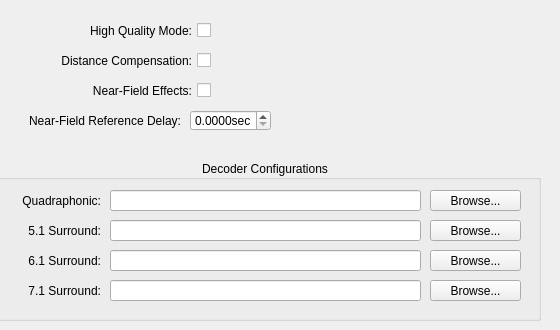
    <widget class="QWidget" name="tab_6">
     <attribute name="title">
      <string>Renderer</string>
     </attribute>
     <widget class="QCheckBox" name="decoderHQModeCheckBox">
      <property name="geometry">
       <rect>
        <x>30</x>
        <y>20</y>
        <width>181</width>
        <height>21</height>
       </rect>
      </property>
      <property name="toolTip">
       <string>Enables high-quality ambisonic rendering. This mode is
capable of frequency-dependent processing, creating a
better reproduction of 3D sound rendering over
surround sound speakers. Enabling this also requires
specifying decoder configuration files for the
appropriate speaker configuration you intend to use.</string>
      </property>
      <property name="layoutDirection">
       <enum>Qt::RightToLeft</enum>
      </property>
      <property name="text">
       <string>High Quality Mode:</string>
      </property>
     </widget>
     <widget class="QCheckBox" name="decoderDistCompCheckBox">
      <property name="geometry">
       <rect>
        <x>30</x>
        <y>50</y>
        <width>181</width>
        <height>21</height>
       </rect>
      </property>
      <property name="toolTip">
       <string>This applies the necessary delays and attenuation
to make the speakers behave as though they are
all equidistant, which is important for proper
playback of 3D sound rendering. Requires the
proper distances to be specified in the decoder
configuration file.</string>
      </property>
      <property name="layoutDirection">
       <enum>Qt::RightToLeft</enum>
      </property>
      <property name="text">
       <string>Distance Compensation:</string>
      </property>
      <property name="tristate">
       <bool>true</bool>
      </property>
     </widget>
     <widget class="QGroupBox" name="groupBox_8">
      <property name="geometry">
       <rect>
        <x>-10</x>
        <y>160</y>
        <width>551</width>
        <height>161</height>
       </rect>
      </property>
      <property name="title">
       <string>Decoder Configurations</string>
      </property>
      <property name="alignment">
       <set>Qt::AlignCenter</set>
      </property>
      <widget class="QLineEdit" name="decoderQuadLineEdit">
       <property name="geometry">
        <rect>
         <x>120</x>
         <y>30</y>
         <width>311</width>
         <height>21</height>
        </rect>
       </property>
      </widget>
      <widget class="QLabel" name="label_25">
       <property name="geometry">
        <rect>
         <x>20</x>
         <y>30</y>
         <width>91</width>
         <height>21</height>
        </rect>
       </property>
       <property name="text">
        <string>Quadraphonic:</string>
       </property>
       <property name="alignment">
        <set>Qt::AlignRight|Qt::AlignTrailing|Qt::AlignVCenter</set>
       </property>
      </widget>
      <widget class="QPushButton" name="decoderQuadButton">
       <property name="geometry">
        <rect>
         <x>440</x>
         <y>30</y>
         <width>91</width>
         <height>21</height>
        </rect>
       </property>
       <property name="text">
        <string>Browse...</string>
       </property>
      </widget>
      <widget class="QLineEdit" name="decoder51LineEdit">
       <property name="geometry">
        <rect>
         <x>120</x>
         <y>60</y>
         <width>311</width>
         <height>21</height>
        </rect>
       </property>
      </widget>
      <widget class="QPushButton" name="decoder51Button">
       <property name="geometry">
        <rect>
         <x>440</x>
         <y>60</y>
         <width>91</width>
         <height>21</height>
        </rect>
       </property>
       <property name="text">
        <string>Browse...</string>
       </property>
      </widget>
      <widget class="QLabel" name="label_26">
       <property name="geometry">
        <rect>
         <x>20</x>
         <y>60</y>
         <width>91</width>
         <height>21</height>
        </rect>
       </property>
       <property name="text">
        <string>5.1 Surround:</string>
       </property>
       <property name="alignment">
        <set>Qt::AlignRight|Qt::AlignTrailing|Qt::AlignVCenter</set>
       </property>
      </widget>
      <widget class="QLabel" name="label_28">
       <property name="geometry">
        <rect>
         <x>20</x>
         <y>90</y>
         <width>91</width>
         <height>21</height>
        </rect>
       </property>
       <property name="text">
        <string>6.1 Surround:</string>
       </property>
       <property name="alignment">
        <set>Qt::AlignRight|Qt::AlignTrailing|Qt::AlignVCenter</set>
       </property>
      </widget>
      <widget class="QLineEdit" name="decoder61LineEdit">
       <property name="geometry">
        <rect>
         <x>120</x>
         <y>90</y>
         <width>311</width>
         <height>21</height>
        </rect>
       </property>
      </widget>
      <widget class="QPushButton" name="decoder61Button">
       <property name="geometry">
        <rect>
         <x>440</x>
         <y>90</y>
         <width>91</width>
         <height>21</height>
        </rect>
       </property>
       <property name="text">
        <string>Browse...</string>
       </property>
      </widget>
      <widget class="QPushButton" name="decoder71Button">
       <property name="geometry">
        <rect>
         <x>440</x>
         <y>120</y>
         <width>91</width>
         <height>21</height>
        </rect>
       </property>
       <property name="text">
        <string>Browse...</string>
       </property>
      </widget>
      <widget class="QLineEdit" name="decoder71LineEdit">
       <property name="geometry">
        <rect>
         <x>120</x>
         <y>120</y>
         <width>311</width>
         <height>21</height>
        </rect>
       </property>
      </widget>
      <widget class="QLabel" name="label_29">
       <property name="geometry">
        <rect>
         <x>20</x>
         <y>120</y>
         <width>91</width>
         <height>21</height>
        </rect>
       </property>
       <property name="text">
        <string>7.1 Surround:</string>
       </property>
       <property name="alignment">
        <set>Qt::AlignRight|Qt::AlignTrailing|Qt::AlignVCenter</set>
       </property>
      </widget>
     </widget>
     <widget class="QCheckBox" name="decoderNFEffectsCheckBox">
      <property name="geometry">
       <rect>
        <x>30</x>
        <y>80</y>
        <width>181</width>
        <height>21</height>
       </rect>
      </property>
      <property name="toolTip">
       <string>Simulates and compensates for low-frequency effects
caused by the curvature of nearby sound-waves, which
creates a more realistic perception of sound distance.
Note that the effect may be stronger or weaker than
intended if the application doesn't use or specify an
appropriate unit scale, or if incorrect speaker distances
are set in the decoder configuration file.</string>
      </property>
      <property name="layoutDirection">
       <enum>Qt::RightToLeft</enum>
      </property>
      <property name="text">
       <string>Near-Field Effects:</string>
      </property>
      <property name="tristate">
       <bool>true</bool>
      </property>
     </widget>
     <widget class="QWidget" name="widget_3" native="true">
      <property name="geometry">
       <rect>
        <x>-10</x>
        <y>110</y>
        <width>281</width>
        <height>21</height>
       </rect>
      </property>
      <property name="toolTip">
       <string>The reference delay value for ambisonic output. When
Channels is set to one of the Ambisonic formats, this
option enables NFC-HOA output with the specified
Reference Delay parameter. The specified value can then
be shared with an appropriate NFC-HOA decoder to
reproduce correct near-field effects. Keep in mind that
despite being designed for higher-order ambisonics, this
applies to first-order output all the same. When left unset,
normal output is created with no near-field simulation.</string>
      </property>
      <widget class="QLabel" name="label_27">
       <property name="geometry">
        <rect>
         <x>20</x>
         <y>0</y>
         <width>171</width>
         <height>21</height>
        </rect>
       </property>
       <property name="text">
        <string>Near-Field Reference Delay:</string>
       </property>
       <property name="alignment">
        <set>Qt::AlignRight|Qt::AlignTrailing|Qt::AlignVCenter</set>
       </property>
      </widget>
      <widget class="QDoubleSpinBox" name="decoderNFRefDelaySpinBox">
       <property name="geometry">
        <rect>
         <x>200</x>
         <y>0</y>
         <width>81</width>
         <height>21</height>
        </rect>
       </property>
       <property name="suffix">
        <string>sec</string>
       </property>
       <property name="decimals">
        <number>4</number>
       </property>
       <property name="maximum">
        <double>1000.000000000000000</double>
       </property>
       <property name="singleStep">
        <double>0.010000000000000</double>
       </property>
      </widget>
     </widget>
    </widget>
